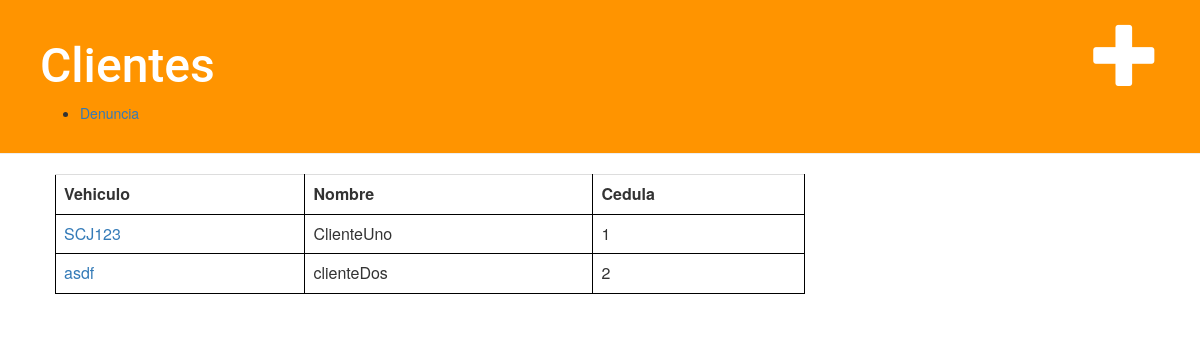
Page /cliente/ on the earlier database version.
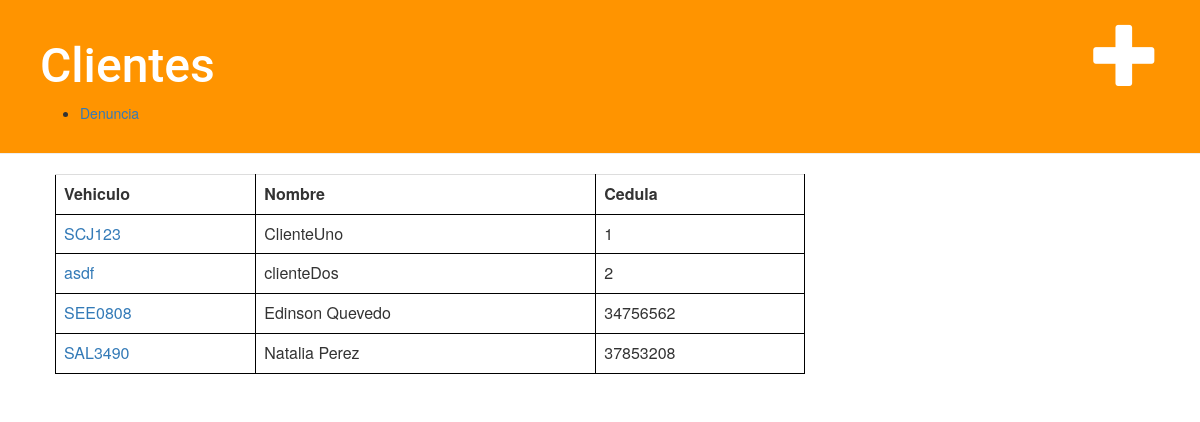
Same page on the later database version.
### denuncia/models.py (models this page shows, shortened)
class Cliente(models.Model):
    cedula = models.CharField(primary_key=True, max_length=8)
    nombre = models.CharField(max_length=30)
    vehiculo = models.ForeignKey('Vehiculo',on_delete=models.CASCADE,)

class Vehiculo(models.Model):
    matricula = models.CharField(primary_key=True, max_length=7)

### denuncia/views.py (the view)
# urls.py: path('cliente/', views.cliente_list, name='cliente_list'),
def cliente_list(request):
    clientes = Cliente.objects.order_by('cedula')
    return render(request, 'cliente/cliente_list.html', {'clientes': clientes})

### denuncia/templates/cliente/cliente_list.html
{% extends 'cliente/base.html' %}
{% block content %}
	<table class='table'>
		<tr>
			<th>Vehiculo</th><th>Nombre</th><th>Cedula</th>
		</tr>
		{% for cliente in clientes %}
			<tr>
				<td> <a href="{% url 'cliente_detail' pk=cliente.cedula %}">{{ cliente.vehiculo.matricula }}</a></td>
				<td>{{ cliente.nombre }} </td>
				<td>{{ cliente.cedula }} </td>
			</tr>
		{% endfor %}
	</table>
{% endblock %}

Differences in the rows shown:
added Cliente: vehiculo.matricula "SEE0808", nombre "Edinson Quevedo", cedula "34756562"
added Cliente: vehiculo.matricula "SAL3490", nombre "Natalia Perez", cedula "37853208"
